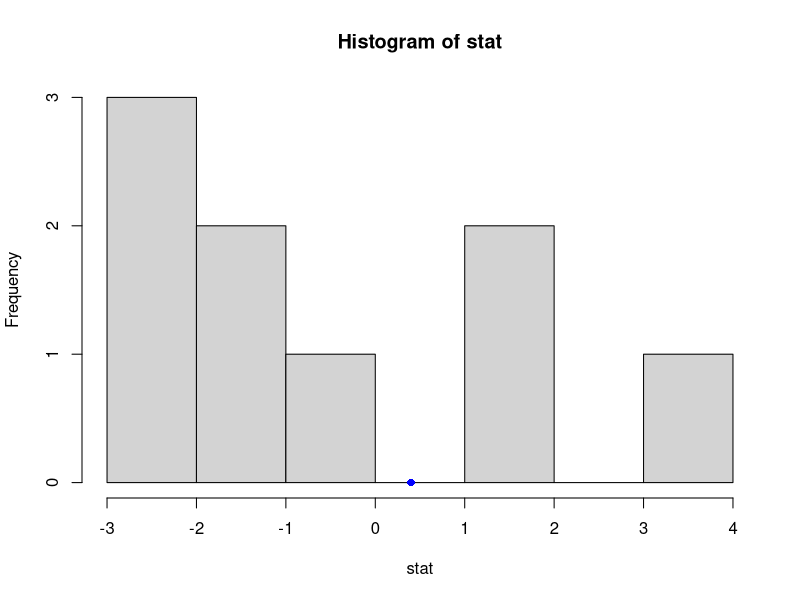
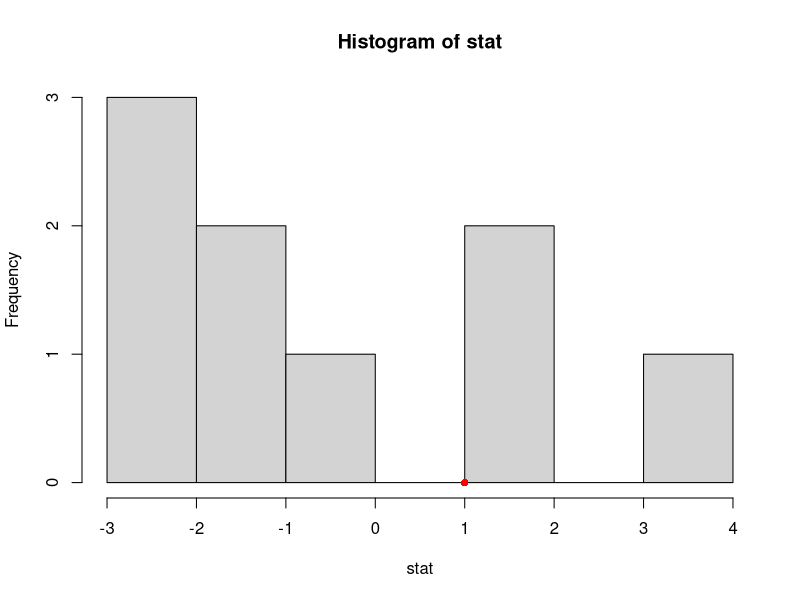

The R source for these figures, in order:
## ---- chunk 1
knitr::opts_chunk$set(echo = TRUE)
## ---- chunk 2

#install.packages("R.utils")
library(R.utils)
Standard= c(2.5, 3.4, 2.9, 4.1, 5.3, 3.4, 1.9, 3.3, 1.8 )
Additive=c(3.5, 6.3, 4.2, 4.3, 3.8, 5.7, 4.4, 0, 0)
diff=Additive - Standard
sttrue= mean(diff)
n=length(diff)
nf=2^n-1
st=numeric(nf)
stat = numeric(n)

for (i in 0:nf)
  { rearr=intToBin(i) 
nn=nchar(rearr)
u=strrep("0", n-nn)
rearr=paste(u,rearr,sep="")
for (j in 1:n){stat[j]=ifelse(substr(rearr,j,j)==0, diff[j], -diff[j])}
st[i]=mean(stat)
}
pvalue <-length(st[st<=sttrue])/(2^n) # p-value
pvalue
hist(stat)
points(sttrue,0,pch = 16,
       col = "blue")
#since the p-value is larger,we have enough evidence to support the 
#null hypothesis therefore,the null hypothesis is not rejected,so we can conclude
# that the additive is not effective.

 
#(b) Explore several statistics in order to perform the permutation test.
#What is the final conclusion?
#we are going to use several statistic like pearson correlation coefficient and 
#spearman correlation coefficient
Standard= c(2.5, 3.4, 2.9, 4.1, 5.3, 3.4, 1.9, 3.3, 1.8 )
Additive=c(3.5, 6.3, 4.2, 4.3, 3.8, 5.7, 4.4, 0, 0)
diff=Additive - Standard
n=length(diff)
sttrue1= median(diff)
n=length(diff)
nf=2^n-1
st1=numeric(nf)
stat = numeric(n)

for (i in 0:nf)
{ rearr=intToBin(i) 
nn=nchar(rearr)
u=strrep("0", n-nn)
rearr=paste(u,rearr,sep="")
for (j in 1:n){stat[j]=ifelse(substr(rearr,j,j)==0, diff[j], -diff[j])}
st1[i]=median(stat)
}
pvalue1 <-length(st1[st1<=sttrue1])/(2^n) # p-value
pvalue1
hist(stat)
points(sttrue1,0,pch = 16,
       col = "red")

#in this case,using different statistic the p-value is also larger,we 
#have enough evidence to support the null hypothesis
#therefore,the null hypothesis is not rejected,so we can conclude that
#there does not exist a significant difference before and after the additive
#that is the additive is not effective 


